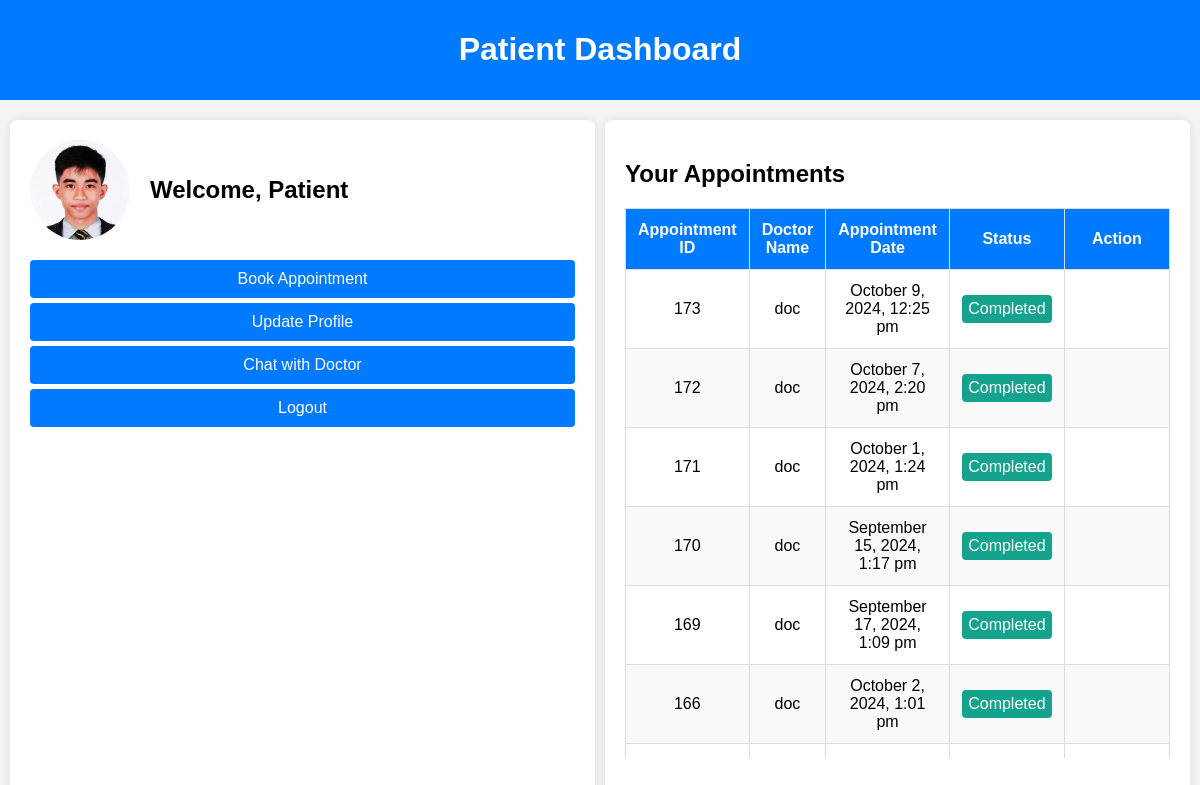
Screenshot of /user/patient_dashboard.php (signed in) with the database file from the repository.
### tables this page shows
CREATE TABLE `users` (
  `id` int(11) NOT NULL,
  `name` varchar(255) NOT NULL,
  `email` varchar(255) NOT NULL,
  `password` varchar(255) NOT NULL,
  `user_type` enum('admin','doctor','patient') NOT NULL,
  `created_at` timestamp NOT NULL DEFAULT current_timestamp(),
  `updated_at` timestamp NOT NULL DEFAULT current_timestamp() ON UPDATE current_timestamp(),
  `image` varchar(255) DEFAULT 'default_images/default.jpg',
  `address` varchar(255) DEFAULT NULL
);

CREATE TABLE `appointments` (
  `id` int(11) NOT NULL,
  `patient_id` int(11) NOT NULL,
  `doctor_id` int(11) NOT NULL,
  `appointment_date` datetime NOT NULL,
  `status` enum('Pending','Completed','Cancelled','Approved') DEFAULT 'Pending',
  `created_at` timestamp NOT NULL DEFAULT current_timestamp(),
  `updated_at` timestamp NOT NULL DEFAULT current_timestamp() ON UPDATE current_timestamp(),
  `patient_name` varchar(255) DEFAULT NULL,
  `doctor_name` varchar(255) DEFAULT NULL
);

CREATE TABLE `doctors` (
  `id` int(11) NOT NULL,
  `user_id` int(11) NOT NULL,
  `specialization` varchar(255) DEFAULT NULL,
  `availability_schedule` text DEFAULT NULL,
  `created_at` timestamp NOT NULL DEFAULT current_timestamp(),
  `updated_at` timestamp NOT NULL DEFAULT current_timestamp() ON UPDATE current_timestamp(),
  `name` varchar(255) DEFAULT NULL
);

### user/patient_dashboard.php (the view, shortened to what this page needs)
<?php
include '../db.php';
$patient_id = $_SESSION['user_id'];
$stmt = $pdo->prepare("SELECT image FROM users WHERE id = ?");
$stmt->execute([$patient_id]);
$patient = $stmt->fetch();
$profile_image = !empty($patient['image']) ? $patient['image'] : 'default.jpg';
$stmt = $pdo->prepare("
    SELECT a.id AS appointment_id, d.name AS doctor_name, a.appointment_date, a.status
    FROM appointments a
    JOIN doctors d ON a.doctor_id = d.id
    JOIN patients p ON a.patient_id = p.id
    WHERE p.user_id = ?
    ORDER BY a.id DESC
");
$stmt->execute([$patient_id]);
$appointments = $stmt->fetchAll();
?>
<!DOCTYPE html>
<html lang="en">
<head>
</head>
<body>
<div class="navbar">
    <h1>Patient Dashboard</h1>
</div>
<div class="container">
    <div class="profile-section">
        <div class="profile-card">
            <img src="../uploads/<?php echo htmlspecialchars($profile_image); ?>" alt="Profile Image">
            <div>
                <h1>Welcome, Patient</h1>
            </div>
        </div>
        <div class="dashboard-links">
            <a href="book_appointment.php">Book Appointment</a>
            <a href="update_profile.php">Update Profile</a>
            <a href="chat_doctor.php">Chat with Doctor</a>
            <a href="../logout.php">Logout</a>
        </div>
    </div>
    <div class="appointments-section">
        <div class="card">
            <h2>Your Appointments</h2>
            <div class="table-wrapper">
                <table>
                    <thead>
                        <tr>
                            <th>Appointment ID</th>
                            <th>Doctor Name</th>
                            <th>Appointment Date</th>
                            <th>Status</th>
                            <th class="action-column">Action</th>
                        </tr>
                    </thead>
                    <tbody>
                        <?php if (!empty($appointments)): ?>
                            <?php foreach ($appointments as $appointment): ?>
                                <tr>
                                    <td><?php echo htmlspecialchars($appointment['appointment_id']); ?></td>
                                    <td><?php echo htmlspecialchars($appointment['doctor_name']); ?></td>
                                    <td><?php echo htmlspecialchars(date('F j, Y, g:i a', strtotime($appointment['appointment_date']))); ?></td>
                                    <td><span class="status <?php echo htmlspecialchars($appointment['status']); ?>"><?php echo htmlspecialchars($appointment['status']); ?></span></td>
                                    <td class="action-column">
                                    </td>
                                </tr>
                            <?php endforeach; ?>
                        <?php else: ?>
                            <tr>
                                <td colspan="5" style="text-align: center;">No appointments found.</td>
                            </tr>
                        <?php endif; ?>
                    </tbody>
                </table>
            </div>
        </div>
    </div>
</div>
</body>
</html>

### user/patient_dashboard.php (style rules this page uses)
body { font-family: Arial, sans-serif; background-color: #f4f4f4; margin: 0; padding: 0; height: 100vh; overflow: hidden; }
.navbar { background-color: #007bff; padding: 10px; color: white; text-align: center; margin-bottom: 10px; }
.container { display: flex; height: calc(100vh - 50px); padding: 10px; gap: 10px; overflow-y: auto; }
.profile-section, .appointments-section { flex: 1; background: #fff; border-radius: 8px; box-shadow: 0 0 10px rgba(0, 0, 0, 0.1); padding: 20px; overflow-y: auto; }
.profile-card { display: flex; align-items: center; margin-bottom: 20px; }
.profile-card img { border-radius: 50%; width: 100px; height: 100px; object-fit: cover; margin-right: 20px; }
.profile-card h1 { margin: 0; font-size: 1.5em; }
.dashboard-links a { display: block; padding: 10px; margin: 5px 0; background: #007bff; color: white; text-decoration: none; border-radius: 4px; text-align: center; transition: background-color 0.3s; }
.card { margin-top: 20px; }
.table-wrapper { margin-top: 10px; max-height: 550px; overflow-y: auto; }
table { width: 100%; border-collapse: collapse; border: 1px solid #ddd; }
th, td { padding: 12px; text-align: center; border: 1px solid #ddd; }
th { background-color: #007bff; color: white; font-weight: bold; }
tr:nth-child(even) { background-color: #f9f9f9; }
.status { display: inline-block; padding: 5px; border-radius: 4px; color: white; min-width: 80px; }
.status.Completed { background-color: #15a38e; }
.action-column { width: 120px; }

### rows the page displays
users: image (picture)
appointments: id "173", doctor.name "doc", appointment_date "October 9, 2024, 12:25 pm", status "Completed"
appointments: id "172", doctor.name "doc", appointment_date "October 7, 2024, 2:20 pm", status "Completed"
appointments: id "171", doctor.name "doc", appointment_date "October 1, 2024, 1:24 pm", status "Completed"
appointments: id "170", doctor.name "doc", appointment_date "September 15, 2024, 1:17 pm", status "Completed"
appointments: id "169", doctor.name "doc", appointment_date "September 17, 2024, 1:09 pm", status "Completed"
appointments: id "166", doctor.name "doc", appointment_date "October 2, 2024, 1:01 pm", status "Completed"
